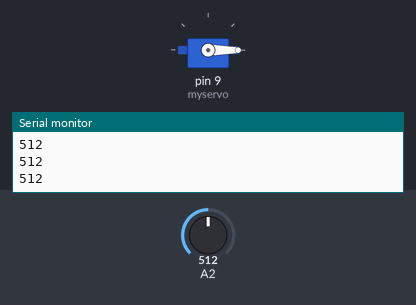
Bench run of a sketch on a simulated Arduino Uno, built with avr-gcc and run on an emulated ATmega328P. Parts: servo, the last lines printed to the serial monitor. The inputs (shaded band) are chosen by the test bench; at power-on: A2 = 512.

Above: at 1.3 s.
1.4 s: A2 set to 692
3.2 s: A2 set to 715
At 5.0 s:
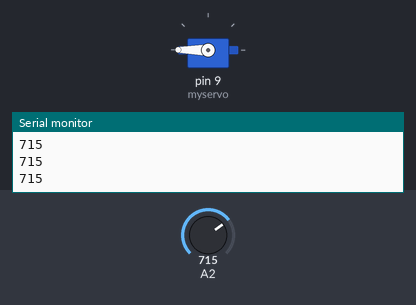
5.5 s: A2 set to 690
At 6.6 s:
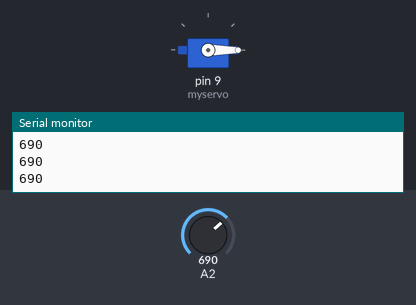
7.5 s: A2 set to 710
At 9.4 s:
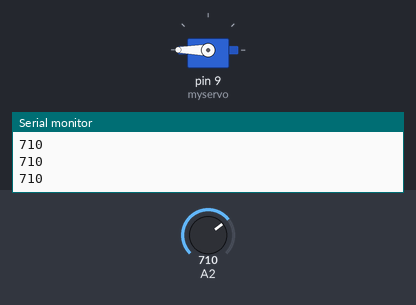
Timing chart, 0 to 10.5 s (numbered marks = the images above; inputs shaded):
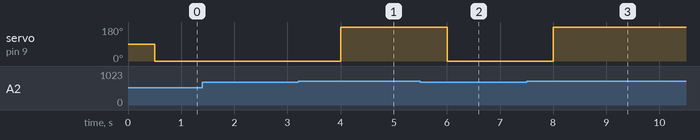

Measured:
- the behaviour switches between 700 and 701 on A2 (found by bisection; images 0 and 1)
- after the input at 3.2 s, servo on pin 9 (myservo): 0° → 180° after 0.80 s
- after the input at 5.5 s, servo on pin 9 (myservo): 180° → 0° after 0.50 s
- after the input at 7.5 s, servo on pin 9 (myservo): 0° → 180° after 0.51 s

The sketch:

soilmotor.ino
```cpp
 //soil&motor
 #include <Servo.h>

Servo myservo;
void setup() {
  // put your setup code here, to run once:
Serial.begin(9600);
myservo.attach(9);
}
void loop() {
  // put your main code here, to run repeatedly:
int sensor_data = analogRead(A2);
Serial.println(sensor_data);
delay(500);
if(sensor_data>700)
{
  myservo.write(180);
}
else{
  myservo.write(0);
}


}
```
